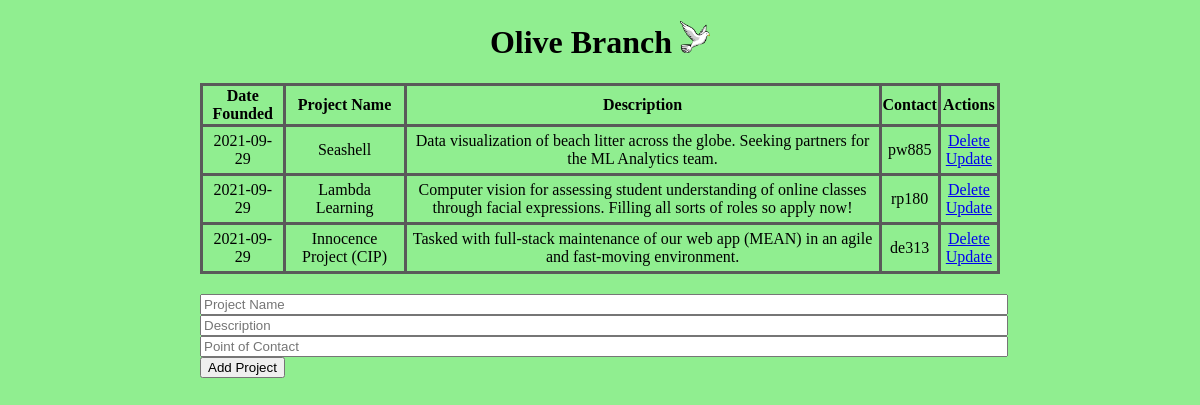
The page / on the database its author committed.
### app.py (models this page shows, shortened)
class Project(db.Model):
    id = db.Column(db.Integer, primary_key=True)
    name = db.Column(db.String(200), nullable=False)
    description = db.Column(db.String(200), nullable=False)
    contact = db.Column(db.String(200), nullable=False)
    date_created = db.Column(db.DateTime, default=datetime.utcnow)

### app.py (the view)
@app.route('/', methods=['POST', 'GET'])
def index():
    if request.method == 'POST':
        new_project = Project(
            name=request.form['name'],
            description=request.form['description'],
            contact=request.form['contact']
        )
        try:
            db.session.add(new_project)
            db.session.commit()
            return redirect('/')
        except:
            return 'There was an issue adding your project'
    else:
        projects = Project.query.order_by(Project.date_created).all()
        return render_template('index.html', projects=projects)

### templates/index.html (shortened to what this page needs)
{% extends 'base.html' %}
{% block body %}
<div class="content">
    <h1 style="text-align: center">Olive Branch <img src="{{ url_for('static', filename='img/dove.png') }}" style="width: 30px;"></h1>
    {% if projects|length < 1 %}
    <h4 style="text-align: center">There are no projects currently hosted on Olive Branch. Create one below!</h4>
    {% else %}
    <table>
        <tr>
            <th>Date Founded</th>
            <th>Project Name</th>
            <th>Description</th>
            <th>Contact</th>
            <th>Actions</th>
        </tr>
        {% for project in projects %}
        <tr>
            <td>{{ project.date_created.date() }}</td>
            <td>{{ project.name }}</td>
            <td>{{ project.description }}</td>
            <td>{{ project.contact }}</td>
            <td>
                <a href="/delete/{{project.id}}">Delete</a>
                <br>
                <a href="/update/{{project.id}}">Update</a>
            </td>
        </tr>
        {% endfor %}
    </table>
    {% endif %}
    <div class="form">
        <form action="/" method="POST">
            <input type="text" name="name" id="content" placeholder="Project Name">
            <br>
            <input type="text" name="description" id="content" placeholder="Description">
            <br>
            <input type="text" name="contact" id="content" placeholder="Point of Contact">
            <br>
            <input type="submit" value="Add Project">
        </form>
    </div>
</div>
{% endblock %}

### templates/base.html (shortened to what this page needs)
<!DOCTYPE html>
<html lang="en">
<head>
    <link rel="stylesheet" href="{{ url_for('static', filename='css/main.css') }}">
</head>
<body>
    {% block body %}{% endblock %}
</body>
</html>

### static/css/main.css (style rules this page uses)
html, body { font-family: Georgia; background-color: lightgreen; }
table, td, th { border: 1px solid rgb(90, 90, 90); }
table { border-collapse: collapse; border-width: 3px; width: 100%; }
th { height: 30px; border-width: 3px; }
td { text-align: center; padding: 5px; border-width: 3px; }
.content { margin: 0 auto; width: 800px; }
.form { margin-top: 20px; }
#content { width: 100%; }

### rows shown on the page
Project: date_created "2021-09-29", name "Seashell", description "Data visualization of beach litter across the globe. Seeking partners for the ML Analytics team.", contact "pw885"
Project: date_created "2021-09-29", name "Lambda Learning", description "Computer vision for assessing student understanding of online classes through facial expressions. Filling all sorts of roles so apply now!", contact "rp180"
Project: date_created "2021-09-29", name "Innocence Project (CIP)", description "Tasked with full-stack maintenance of our web app (MEAN) in an agile and fast-moving environment.", contact "de313"
